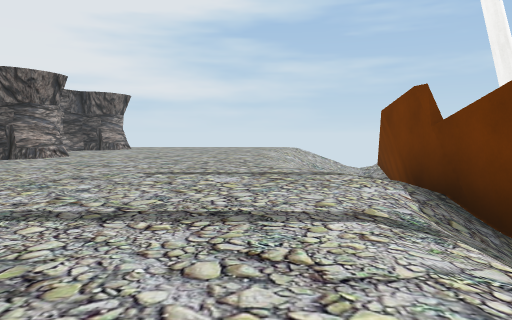
view 1 (above)

21 first-person views from a walk through a scene from a Unity 3-D project. The camera is 1.2 m above the floor, tilts 4° down and sees 70° across. The floor is counted in squares, 2 m on a side. Each view is taken from the middle of a square. On the plan, view 1 faces up. The plan holds only what a view shows up to about 10 squares ahead; the rest is blank. The player is left out. Some animated figures are left out. Some surface patterns are stand-ins.

view 2
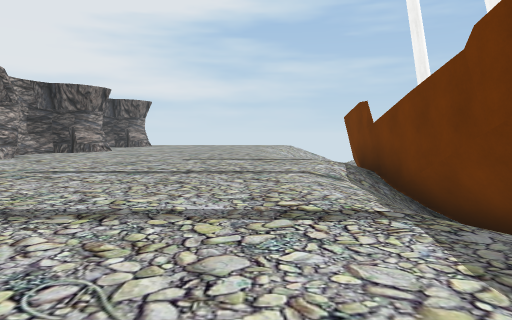

view 3
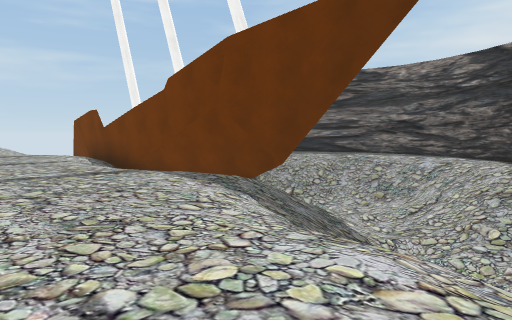

view 4
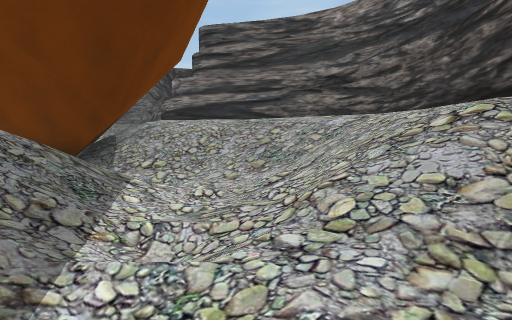

view 5
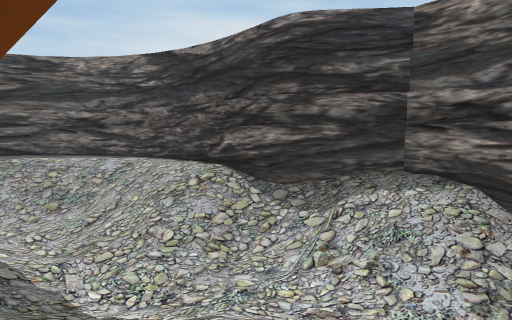

view 6
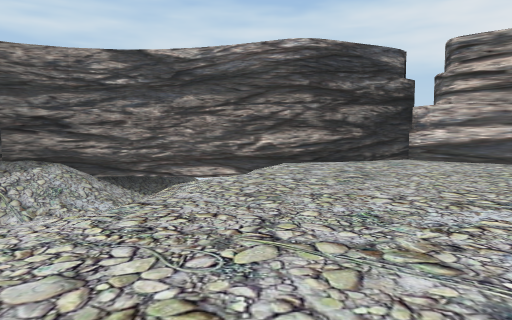

view 7
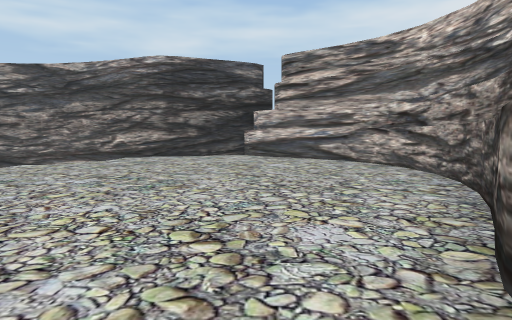

view 8
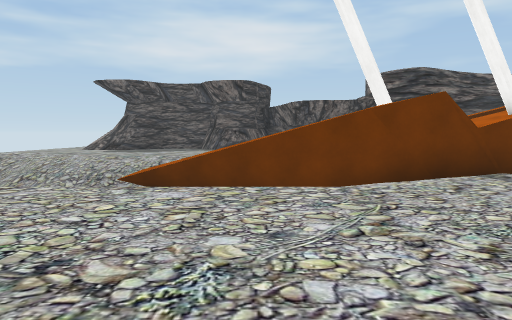

view 9
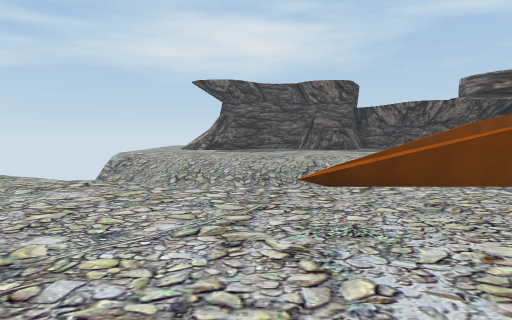

view 10
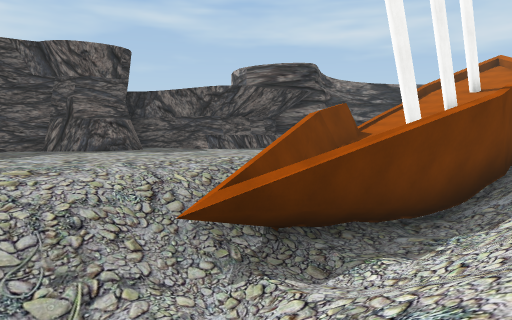

view 11
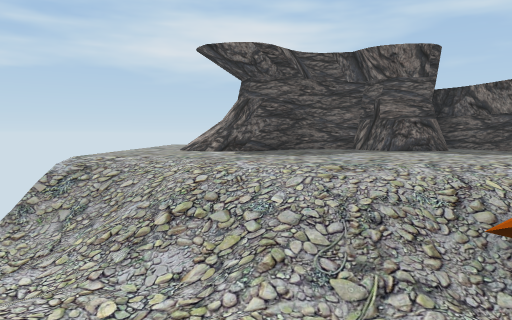

view 12
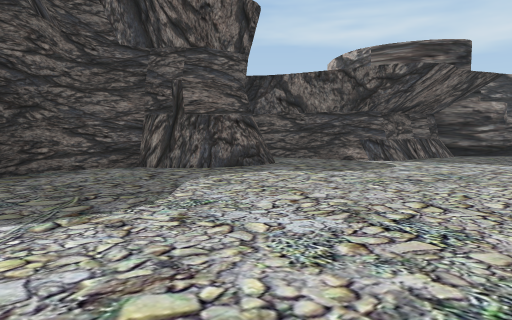

view 13
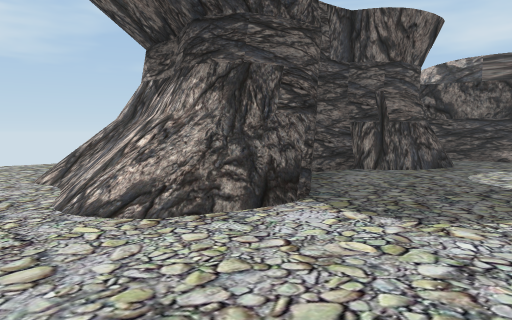

view 14
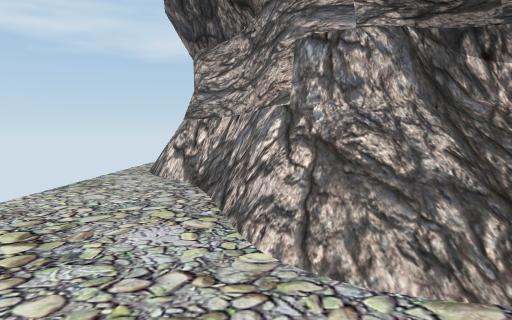

view 15
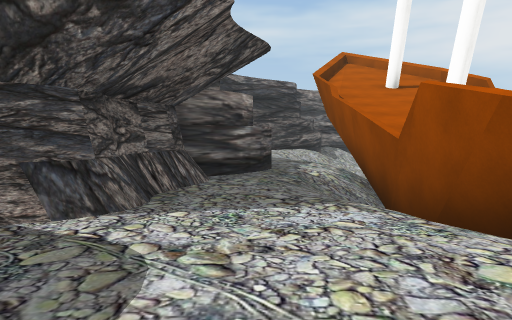

view 16
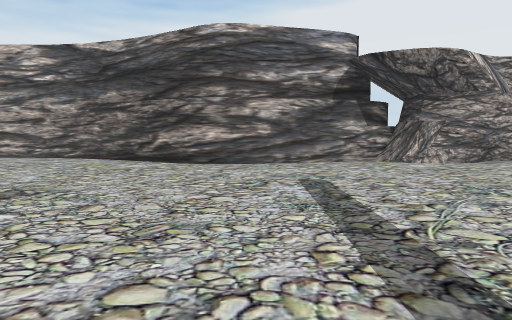

view 17
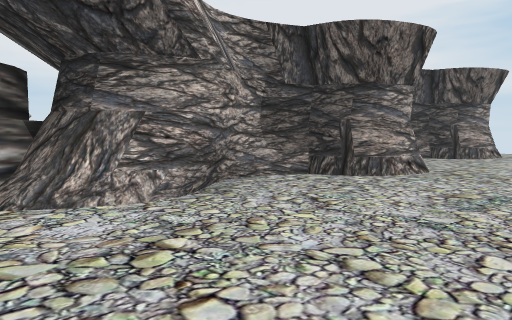

view 18
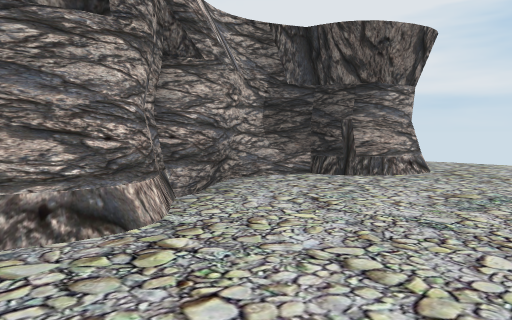

view 19
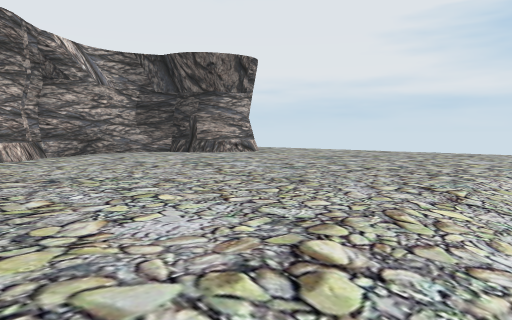

view 20
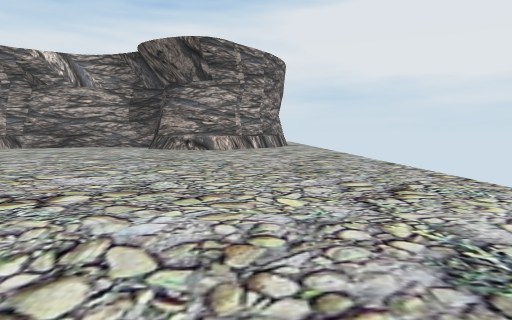

view 21
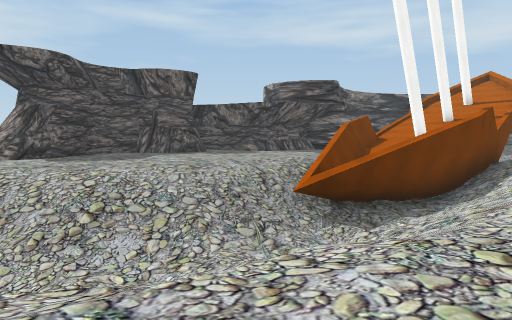

### Floor plan
Key: @ floor where view 1 was taken; # wall or solid block; . floor; / step, stairs or slope; = window, fence, low wall or low ledge; ^ raised ledge.
Columns run from 8 left of view 1 to 16 right of it. Each row starts with its distance up from view 1.
 17 ........../  ///....  .
 16 ###......// ////...//....
 15  ##......///////..=///=..
 14  ##....../ ////...#####..
 13  #.......//////....####..
 12  #.......//////.....####.
 11  ##......///#//....##  #.
 10   #......///#^/....#
  9  ##......///#^/....##
  8  #.......//###/.....#
  7  #.......//####/.####
  6  #......../####/.#
  5 ##......../#  #/.#
  4  #......../#  #/^#
  3  #.......//####/##
  2  ##......///###..#
  1  ##....../  ##//.#
  0  #......@/  ////.^#
 -1 ##......../  ///.^#
 -2 #........///////.#
 -3 #........///////.#
 -4 #.......////////##
 -5 #......./ /////##
 -6 #......///////##
 -7 ##...../  ///##
 -8  ##..^#// ///#
 -9   ############

Where each view was taken, in squares from view 1:
view 1: 0 up, 0 right, facing up
view 2: 3 down, 0 right, facing up
view 3: 6 down, 2 left, facing up-right
view 4: 6 down, 2 right, facing up-right
view 5: 6 down, 1 left, facing right
view 6: 0 up, 1 left, facing down
view 7: 2 up, 5 left, facing down
view 8: 9 up, 4 left, facing right
view 9: 13 up, 4 left, facing right
view 10: 14 up, 1 right, facing down-right
view 11: 14 up, 1 right, facing right
view 12: 14 up, 6 right, facing down-right
view 13: 17 up, 8 right, facing down-right
view 14: 17 up, 14 right, facing down
view 15: 10 up, 8 right, facing down
view 16: 2 up, 1 right, facing left
view 17: 4 up, 3 left, facing up-left
view 18: 9 up, 3 left, facing up-left
view 19: 9 up, 1 right, facing up-left
view 20: 16 up, 2 right, facing left
view 21: 17 up, 0 right, facing down-right
